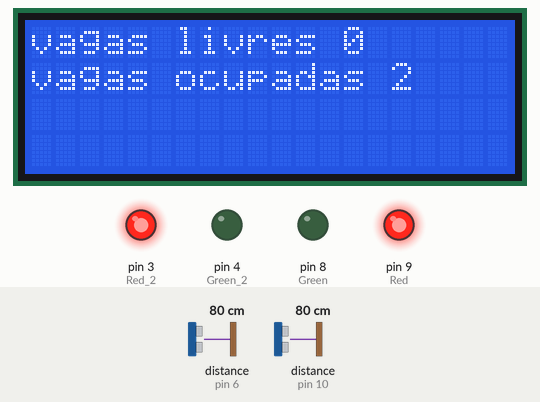
Recording of a sketch running on a simulated Arduino Uno, built with avr-gcc and run on an emulated ATmega328P. Parts: 20×4 character LCD, output pins drawn as LEDs (lit = HIGH). Wiring (inferred from the names in the program): 2 × ultrasonic range finder: trigger pin 7, echo pin 6 / trigger pin 13, echo pin 10. Inputs (shaded band) come from the test bench; at power-on: distance to the obstacle (sensors on pin 6, pin 10) 80 cm. The echo pulse lasts 58.3 µs per cm; pins used as bus, display or sensor lines are not drawn; what the sketch prints to the serial monitor is not drawn.

Above: at 1.7 s.
1.8 s: distance to the obstacle (sensor on pin 6) set to 117 cm
4.3 s: distance to the obstacle (sensor on pin 6) set to 124 cm
At 6.9 s:
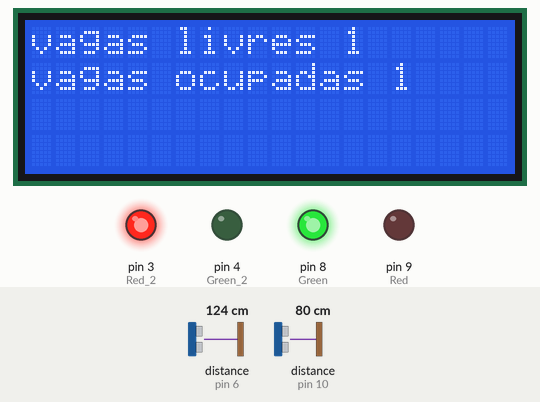
7.8 s: distance to the obstacle (sensor on pin 10) set to 116 cm
10.6 s: distance to the obstacle (sensor on pin 10) set to 124 cm
At 13.2 s:
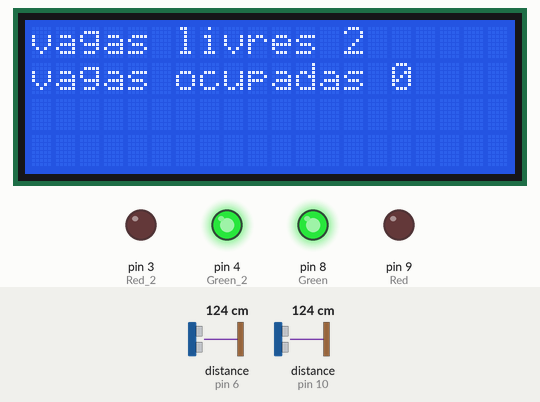
14.1 s: distance to the obstacle (sensor on pin 6) set to 120 cm
At 16.9 s:
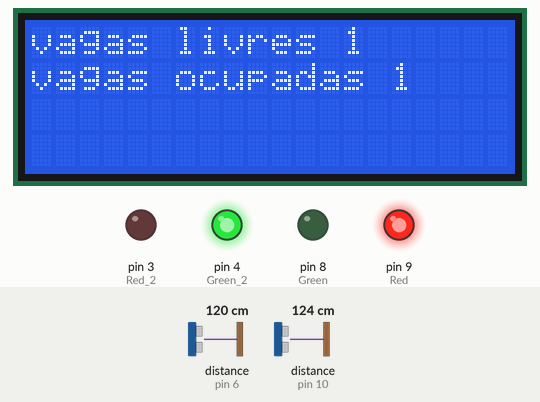
17.2 s: distance to the obstacle (sensor on pin 6) set to 250 cm
At 20.1 s:
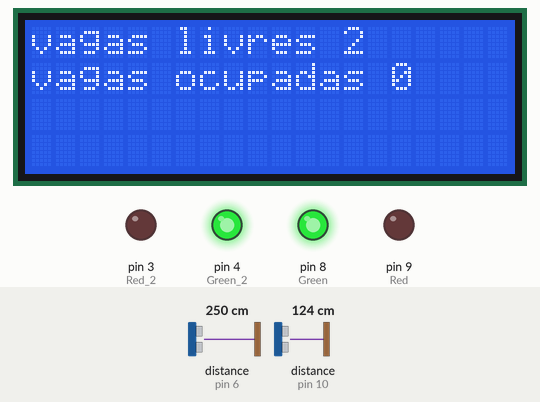
Timing chart, 0 to 21.3 s (numbered marks = the images above; inputs shaded):
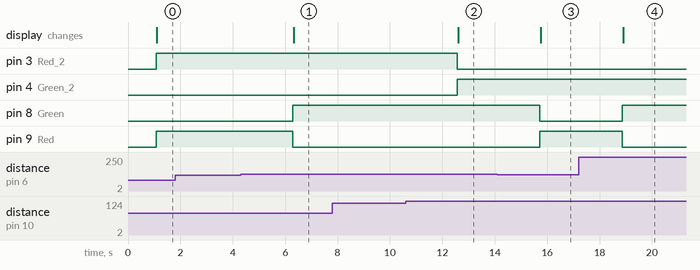

The sketch:

stunning_allis_bombul1_2.ino
```cpp
#include <Wire.h>
#include <LiquidCrystal_I2C.h>

LiquidCrystal_I2C lcd(0x27,20,4);


#define Trigpin 13
#define Echopin 10
#define Trigpin_2 7
#define Echopin_2 6

#define Red 9
#define Green 8

#define Red_2 3
#define Green_2 4

float distance;
int duration;
float distance_2;
int duration_2;

void setup() {
  pinMode (Trigpin, OUTPUT);
  pinMode (Trigpin_2, OUTPUT);
  pinMode (Echopin, INPUT);
  pinMode (Echopin_2, INPUT);

  pinMode (Red, OUTPUT);
  pinMode (Green, OUTPUT);

  pinMode (Red_2, OUTPUT);
  pinMode (Green_2, OUTPUT);

  Serial.begin(9600);
  digitalWrite (Red, LOW);
  digitalWrite (Green, LOW);

  digitalWrite (Red_2, LOW);
  digitalWrite (Green_2, LOW);
  lcd.init();
  lcd.backlight();
}

void loop() {
  digitalWrite(Trigpin, LOW);
  delayMicroseconds(2);
  digitalWrite(Trigpin_2, HIGH);
  delayMicroseconds(10);
  digitalWrite(Trigpin_2, LOW);
  duration_2 = pulseIn(Echopin_2, HIGH);
  distance_2 = duration_2 * 0.034 / 2;

  digitalWrite(Trigpin_2, LOW);
  delayMicroseconds(2);
  digitalWrite(Trigpin, HIGH);
  delayMicroseconds(10);
  digitalWrite(Trigpin, LOW);
  duration = pulseIn(Echopin, HIGH);
  distance = duration * 0.034 / 2;

  delay (1000);
  Serial.println (" ");
  Serial.print ("Distance = ");
  Serial.print (distance);
  Serial.print (" CM");
  Serial.println (" ");

    if (distance_2<=120 and distance<=120)
  {
    Serial.println ("Vagas ocupadas");
    digitalWrite (Red, HIGH);
    digitalWrite (Green, LOW);

    digitalWrite (Red_2, HIGH);
    digitalWrite (Green_2, LOW);

    lcd.clear();
    lcd.print("vagas livres 0");
    lcd.setCursor(0,1);
    lcd.print("vagas ocupadas 2");
  }

   if (distance_2>=120 and distance>=120)
  {
    Serial.println ("Vagas Livres");
    digitalWrite (Red, LOW);
    digitalWrite (Green, HIGH);
    digitalWrite (Red_2, LOW);
    digitalWrite (Green_2, HIGH);

    lcd.clear();
    lcd.print("vagas livres 2");
    lcd.setCursor(0,1);
    lcd.print("vagas ocupadas 0");
  }

  	if (distance_2>=120 and distance<=120)
  {
    Serial.println ("Vaga Parcial");
    digitalWrite (Red, LOW);
    digitalWrite (Green, HIGH);

    digitalWrite (Red_2, HIGH);
    digitalWrite (Green_2, LOW);
    lcd.clear();
    lcd.print("vagas livres 1");
    lcd.setCursor(0,1);
    lcd.print("vagas ocupadas 1");
  }

  	if (distance_2<=120 and distance>=120)
  {
    Serial.println ("Vaga Parcial");
    digitalWrite (Red, HIGH);
    digitalWrite (Green, LOW);

    digitalWrite (Red_2, LOW);
    digitalWrite (Green_2, HIGH);

    lcd.clear();
    lcd.print("vagas livres 1");
    lcd.setCursor(0,1);
    lcd.print("vagas ocupadas 1");
  }


}
```

Measured:
- the behaviour switches between 121 and 122 cm on distance to the obstacle (sensor on pin 6) (found by bisection; images 0 and 1)
- the behaviour switches between 121 and 122 cm on distance to the obstacle (sensor on pin 10) (found by bisection; images 1 and 2)
- after the input at 1.8 s, every drawn part: stays the same
- after the input at 4.3 s, pin 8 (Green): LOW → HIGH after 2.0 s; pin 9 (Red): HIGH → LOW after 2.0 s; the display: changes after 2.0 s (image 1)
- after the input at 7.8 s, every drawn part: stays the same
- after the input at 10.6 s, pin 3 (Red_2): HIGH → LOW after 2.0 s; pin 4 (Green_2): LOW → HIGH after 2.0 s; the display: changes after 2.0 s (image 2)
- after the input at 14.1 s, pin 8 (Green): HIGH → LOW after 1.6 s; pin 9 (Red): LOW → HIGH after 1.6 s; the display: changes after 1.6 s (image 3)
- after the input at 17.2 s, pin 8 (Green): LOW → HIGH after 1.7 s; pin 9 (Red): HIGH → LOW after 1.7 s; the display: changes after 1.7 s (image 4)
